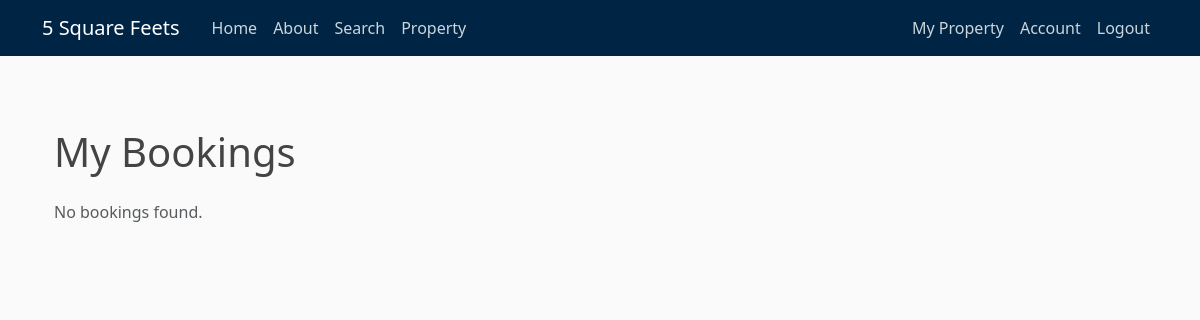
Before: /bookings (signed in) with the older database file.
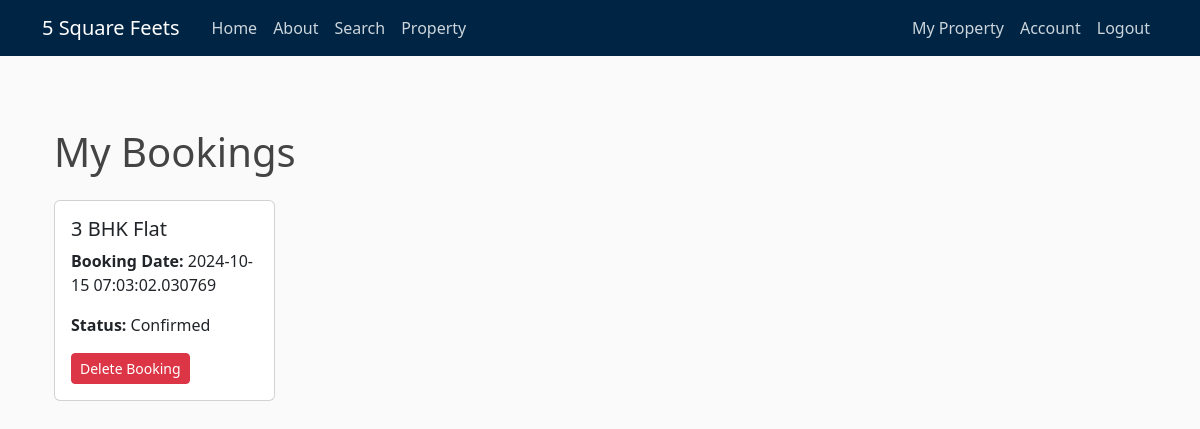
After: the same page with the newer database file.
### fivesquarefeets/models.py (models this page shows, shortened)
class Booking(db.Model):
    booking_id = db.Column(db.Integer, primary_key=True)
    user_id = db.Column(db.Integer, db.ForeignKey('user.id'), nullable=False)
    property_id = db.Column(db.Integer, db.ForeignKey('property.property_id'), nullable=False)
    booking_date = db.Column(db.DateTime, nullable=False, default=datetime.now(timezone.utc))
    status = db.Column(db.Enum('Confirmed', 'Pending', 'Canceled', name='booking_status_enum'), default='Confirmed', nullable=False)

class Property(db.Model):
    property_id = db.Column(db.Integer, primary_key=True)
    property_title = db.Column(db.String(100), nullable=False)
    location = db.Column(db.String(100), nullable=False)
    address = db.Column(db.Text, nullable=False)
    property_type = db.Column(db.Enum('house', 'apartment', 'office', 'retail', 'land', name='property_type_enum'), nullable=False)
    status = db.Column(db.Enum('for_sale', 'for_rent', 'pending', 'sold', name='status_enum'), nullable=False)
    price = db.Column(db.Numeric(10, 2), nullable=False)
    description = db.Column(db.Text, nullable=False)
    images = db.Column(db.Text, nullable=True)  # Can store paths or URLs to images
    date_posted = db.Column(db.DateTime, nullable=False, default=datetime.now(timezone.utc))
    user_id = db.Column(db.Integer, db.ForeignKey('user.id'), nullable=False)
    bookings = db.relationship('Booking', backref='property', lazy=True)
    reviews = db.relationship('Review', backref='property', lazy=True)

### fivesquarefeets/routes.py (the view)
@bp.route('/bookings')
@login_required
def bookings():
    user_bookings = Booking.query.filter_by(user_id=current_user.id).all()
    return render_template('bookings.html', bookings=user_bookings)

### fivesquarefeets/models.py (called while the page is built)
@login_manager.user_loader
def load_user(user_id):
    return db.session.get(User, int(user_id))

### fivesquarefeets/templates/bookings.html
{% extends "layout.html" %}
{% block content %}
<div class="container mt-5">
    <h1 class="mb-4">My Bookings</h1>
    <div class="row">
        {% if bookings %}
            {% for booking in bookings %}
                <div class="col-md-4 mb-4">
                    <div class="card h-100">
                        <div class="card-body">
                            <h5 class="card-title">{{ booking.property.property_title }}</h5>
                            <p class="card-text"><strong>Booking Date:</strong> {{ booking.booking_date }}</p>
                            <p class="card-text"><strong>Status:</strong> {{ booking.status }}</p>
                            <form action="{{ url_for('main.delete_booking', booking_id=booking.booking_id) }}" method="POST" style="display:inline;">
                                <button type="submit" class="btn btn-danger btn-sm" onclick="return confirm('Are you sure you want to delete this booking?');">Delete Booking</button>
                            </form>
                        </div>
                    </div>
                </div>
            {% endfor %}
        {% else %}
            <div class="col-12">
                <p class="text-muted">No bookings found.</p>
            </div>
        {% endif %}
    </div>
</div>
{% endblock content %}

Changed rows visible on the page:
added Booking: property.property_title "3 BHK Flat", booking_date "2024-10-15 07:03:02.030769", status "Confirmed"
Other visible differences:
text no longer shown: "No bookings found."
